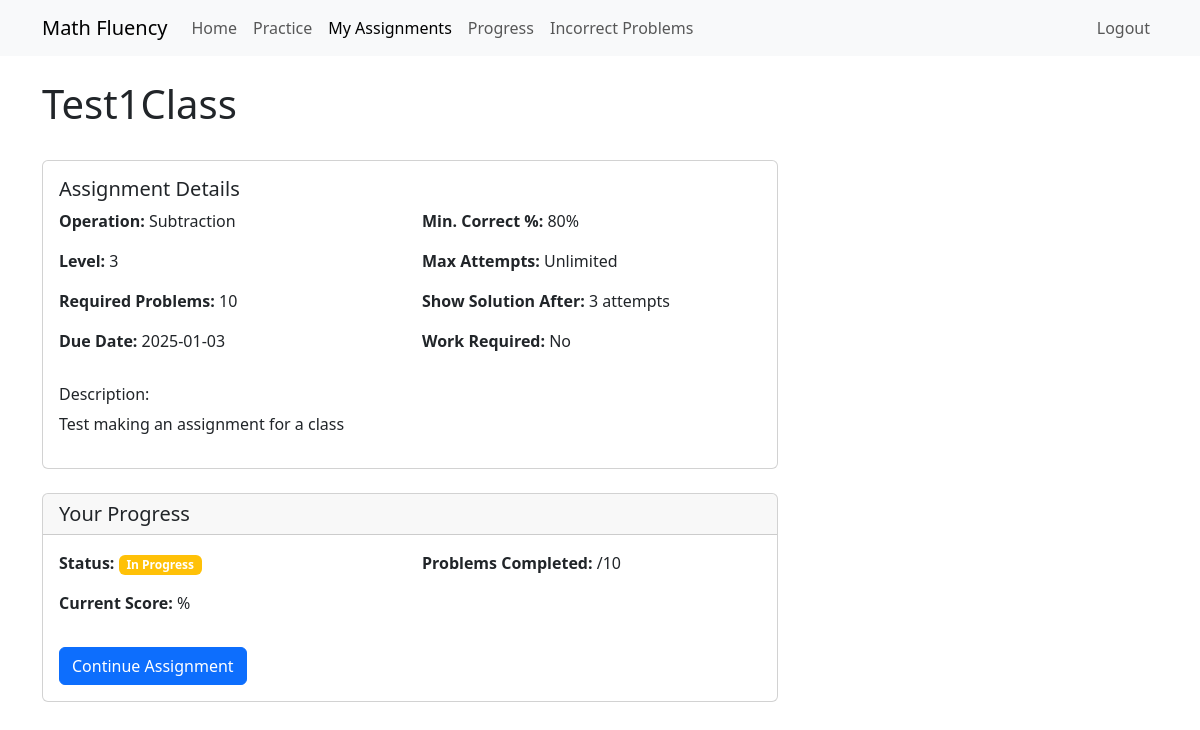
/assignments/2 (signed in), run on the app's committed database.
### models/assignment.py (models this page shows, shortened)
class Assignment(db.Model):
    id = db.Column(db.Integer, primary_key=True)
    title = db.Column(db.String(100), nullable=False)
    description = db.Column(db.String(500))
    operation = db.Column(db.String(20), nullable=False)  # 'addition' or 'multiplication'
    level = db.Column(db.Integer, nullable=False)
    required_problems = db.Column(db.Integer, default=10)
    min_correct_percentage = db.Column(db.Integer, default=80)
    active = db.Column(db.Boolean, default=True)  # Whether the assignment is visible to students
    custom_number1 = db.Column(db.Integer)
    custom_number2 = db.Column(db.Integer)
    max_attempts_per_problem = db.Column(db.Integer, default=None)  # None means unlimited
    show_solution_after_attempts = db.Column(db.Integer, default=3)
    requires_work_shown = db.Column(db.Boolean, default=False)
    is_template = db.Column(db.Boolean, default=False)  # Can be saved as template
    partial_credit = db.Column(db.Boolean, default=True)
    late_submission_policy = db.Column(db.String(20), default='no_credit')  # no_credit, partial_credit, full_credit
    visibility = db.Column(db.String(20), default='immediate')  # immediate, date, prerequisite
    practice_mode_enabled = db.Column(db.Boolean, default=True)
    hint_system = db.Column(db.JSON)  # Store multiple levels of hints
    video_tutorial_url = db.Column(db.String(500))
    created_at = db.Column(db.DateTime, default=datetime.utcnow)
    available_from = db.Column(db.DateTime)
    due_date = db.Column(db.DateTime, nullable=False)
    is_graded = db.Column(db.Boolean, default=False)
    graded_at = db.Column(db.DateTime)
    is_class_assignment = db.Column(db.Boolean, default=True)
    teacher_id = db.Column(db.Integer, db.ForeignKey('user.id'), nullable=False)
    class_id = db.Column(db.Integer, db.ForeignKey('class.id'), nullable=True)
    teacher = db.relationship('User', backref='created_assignments', foreign_keys=[teacher_id])
    assigned_class = db.relationship('Class', backref='assignments')
    individual_students = db.relationship('User', secondary=student_assignments, backref='individual_assignments')
    student_progress = db.relationship('AssignmentProgress', backref='assignment', lazy='dynamic')
    prerequisites = db.relationship(
        'Assignment', secondary=prerequisite_assignments,
        primaryjoin=(prerequisite_assignments.c.assignment_id == id),
        secondaryjoin=(prerequisite_assignments.c.prerequisite_id == id),
        backref='required_for'
    )
    def get_progress(self, student):
        progress = AssignmentProgress.query.filter_by(
            assignment_id=self.id,
            student_id=student.id
        ).first()
        return progress
    def is_assigned_to_student(self, student):
        if self.is_class_assignment:
            return student.class_id == self.class_id
        return student in self.individual_students

### routes/assignment_routes.py (the view)
@assignment_bp.route('/assignments/<int:id>')
@login_required
def view_assignment(id):
    assignment = Assignment.query.get_or_404(id)
    if not current_user.is_teacher and not assignment.is_assigned_to_student(current_user):
        flash('Access denied.', 'danger')
        return redirect(url_for('main.index'))
    return render_template('assignments/view.html', assignment=assignment, func=func, AssignmentProgress = AssignmentProgress)

### app.py (called while the page is built)
@login_manager.user_loader
def load_user(user_id):
    return User.query.get(int(user_id))

### templates/assignments/view.html (shortened to what this page needs)
{% extends "base.html" %}
{% block content %}
<div class="container mt-4">
    <div class="row">
        <div class="col-md-8">
            <div class="d-flex justify-content-between align-items-center mb-4">
                <h1>{{ assignment.title }}</h1>
            </div>
            <div class="card mb-4">
                <div class="card-body">
                    <h5 class="card-title">Assignment Details</h5>
                    <div class="row">
                        <div class="col-md-6">
                            <p><strong>Operation:</strong> {{ assignment.operation.title() }}</p>
                            <p><strong>Level:</strong> {{ assignment.level }}</p>
                            <p><strong>Required Problems:</strong> {{ assignment.required_problems }}</p>
                            <p><strong>Due Date:</strong> {{ assignment.due_date.strftime('%Y-%m-%d') }}</p>
                        </div>
                        <div class="col-md-6">
                            <p><strong>Min. Correct %:</strong> {{ assignment.min_correct_percentage }}%</p>
                            <p><strong>Max Attempts:</strong>
                                {% if assignment.max_attempts_per_problem %}
                                    {{ assignment.max_attempts_per_problem }} per problem
                                {% else %}
                                    Unlimited
                                {% endif %}
                            </p>
                            <p><strong>Show Solution After:</strong> {{ assignment.show_solution_after_attempts }} attempts</p>
                            <p><strong>Work Required:</strong> {{ 'Yes' if assignment.requires_work_shown else 'No' }}</p>
                        </div>
                    </div>
                    {% if assignment.description %}
                    <div class="mt-3">
                        <h6>Description:</h6>
                        <p>{{ assignment.description }}</p>
                    </div>
                    {% endif %}
                </div>
            </div>
            {% if current_user.is_teacher %}
            <div class="card mb-4">
                <div class="card-header">
                    <h5 class="card-title mb-0">Class Progress</h5>
                </div>
                <div class="card-body">
                    <div class="row align-items-center">
                        <div class="col-md-6">
                            {% set completed = assignment.student_progress.filter_by(completed=true).count() %}
                            {% set total = assignment.student_progress.count() %}
                            {% set percentage = (completed / total * 100) if total > 0 else 0 %}
                            <div class="progress" style="height: 25px;">
                                <div class="progress-bar"
                                    role="progressbar"
                                    style="width: {{ percentage }}%"
                                    aria-valuenow="{{ percentage }}"
                                    aria-valuemin="0"
                                    aria-valuemax="100">
                                    {{ completed }}/{{ total }} Complete ({{ "%.1f"|format(percentage) }}%)
                                </div>
                            </div>
                        </div>
                        <div class="col-md-6">
                            <p class="mb-0 text-muted">
                                Average Score:
                                {% set scores = [] %}
                                {% for progress in assignment.student_progress %}
                                    {% if progress.score is not none %}
                                        {% set _ = scores.append(progress.score) %}
                                    {% endif %}
                                {% endfor %}
                                {% if scores|length > 0 %}
                                    {{ "%.1f"|format(scores|sum / scores|length) }}%
                                {% else %}
                                    No scores yet
                                {% endif %}
                            </p>
                        </div>
                    </div>
                </div>
            </div>
            <div class="card">
                <div class="card-header">
                    <h5 class="card-title mb-0">Student Progress</h5>
                </div>
                <div class="card-body">
                    <div class="table-responsive">
                        <table class="table table-hover">
                            <thead>
                                <tr>
                                    <th>Student</th>
                                    <th>Status</th>
                                    <th>Score</th>
                                    <th>Last Attempt</th>
                                    <th>Actions</th>
                                </tr>
                            </thead>
                            <tbody>
                                {% for progress in assignment.student_progress %}
                                <tr>
                                    <td>{{ progress.student.name }}</td>
                                    <td>
                                        {% if progress.completed %}
                                            <span class="badge bg-success">Completed</span>
                                        {% elif progress.started %}
                                            <span class="badge bg-warning">In Progress</span>
                                        {% else %}
                                            <span class="badge bg-secondary">Not Started</span>
                                        {% endif %}
                                    </td>
                                    <td>
                                        {% if progress.score is not none %}
                                            {{ progress.score }}%
                                        {% else %}
                                            -
                                        {% endif %}
                                    </td>
                                    <td>
                                        {% if progress.last_attempt %}
                                            {{ progress.last_attempt.strftime('%Y-%m-%d %H:%M') }}
                                        {% else %}
                                            -
                                        {% endif %}
                                    </td>
                                    <td>
                                        <a href="{{ url_for('assignment.view_student_work',
                                                        assignment_id=assignment.id,
                                                        student_id=progress.student.id) }}"
                                            class="btn btn-sm btn-outline-primary">
                                            View Work
                                        </a>
                                    </td>
                                </tr>
                                {% endfor %}
                            </tbody>
                        </table>
                    </div>
                </div>
            </div>
            {% else %}
            {% set progress = assignment.get_progress(current_user) %}
            <div class="card">
                <div class="card-header">
                    <h5 class="card-title mb-0">Your Progress</h5>
                </div>
                <div class="card-body">
                    <div class="row">
                        <div class="col-md-6">
                            <p><strong>Status:</strong>
                                {% if progress.completed %}
                                    <span class="badge bg-success">Completed</span>
                                {% elif progress.started %}
                                    <span class="badge bg-warning">In Progress</span>
                                {% else %}
                                    <span class="badge bg-secondary">Not Started</span>
                                {% endif %}
                            </p>
                            {% if progress.score is not none %}
                            <p><strong>Current Score:</strong> {{ progress.score }}%</p>
                            {% endif %}
                        </div>
                        <div class="col-md-6">
                            <p><strong>Problems Completed:</strong> {{ progress.problems_completed }}/{{ assignment.required_problems }}</p>
                        </div>
                    </div>
                    <div class="mt-3">
                        {% if not progress.completed %}
                        <a href="{{ url_for('assignment.start_assignment', id=assignment.id) }}"
                            class="btn btn-primary">
                            {% if progress.started %}Continue Assignment{% else %}Start Assignment{% endif %}
                        </a>
                        {% endif %}
                    </div>
                </div>
            </div>
            {% endif %}
        </div>
        <div class="col-md-4">
        </div>
    </div>
</div>
{% endblock %}

### data on the page
Assignment: title "Test1Class", operation "Subtraction", level "3", required_problems "10", due_date "2025-01-03", min_correct_percentage "80", show_solution_after_attempts "3", requires_work_shown "No", description "Test making an assignment for a class"
